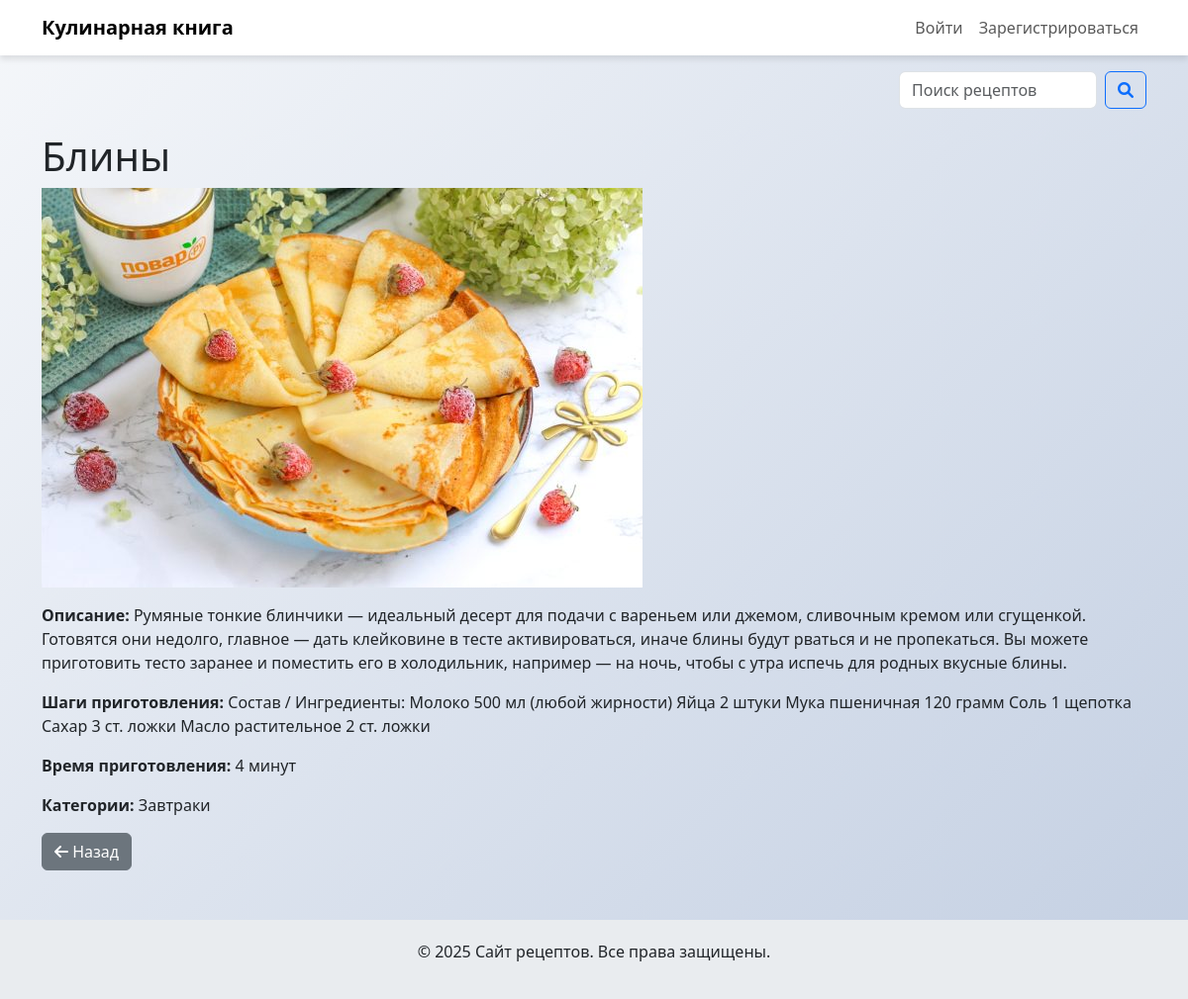
The app's page /recipe/2/ with its own data.
### recipes/models.py (models this page shows, shortened)
class Recipe(models.Model):
    title = models.CharField(max_length=200)
    description = models.TextField()
    steps = models.TextField()
    cooking_time = models.PositiveIntegerField(help_text="Время приготовления в минутах")
    image = models.ImageField(upload_to='recipes/')
    author = models.ForeignKey(User, on_delete=models.CASCADE)
    categories = models.ManyToManyField(Category, related_name='recipes')

class Category(models.Model):
    name = models.CharField(max_length=100)

### recipes/views.py (the view)
# urls.py: path('recipe/<int:pk>/', views.recipe_detail, name='recipe_detail'),  # Маршрут для деталей рецепта
def recipe_detail(request, pk):
    recipe = get_object_or_404(Recipe, pk=pk)
    return render(request, 'recipes/recipe_detail.html', {'recipe': recipe})

### recipes/templates/recipes/recipe_detail.html (shortened to what this page needs)
{% extends 'recipes/base.html' %}
{% block content %}
    <h1>{{ recipe.title }}</h1>
    <img src="{{ recipe.image.url }}" class="img-fluid mb-3" alt="{{ recipe.title }}">
    <p><strong>Описание:</strong> {{ recipe.description }}</p>
    <p><strong>Шаги приготовления:</strong> {{ recipe.steps }}</p>
    <p><strong>Время приготовления:</strong> {{ recipe.cooking_time }} минут</p>
    <p><strong>Категории:</strong>
        {% for category in recipe.categories.all %}
            {{ category.name }}
        {% endfor %}
    </p>
    <div class="d-flex gap-2">
        <a href="{% url 'home' %}" class="btn btn-secondary">
            <i class="fas fa-arrow-left"></i> Назад
        </a>
    </div>
{% endblock %}

### recipes/templates/recipes/base.html (style rules this page uses)
body { background: linear-gradient(135deg, #f5f7fa, #c3cfe2); }

### records on screen
Recipe: title "Блины", image (picture), description "Румяные тонкие блинчики — идеальный десерт для подачи с вареньем или джемом, сливочным кремом или сгущенкой. Готовятся они недолго, главное — дать клейковине в тесте активироваться, иначе блины будут рваться и не пропекаться. Вы можете приготовить тесто заранее и поместить его в холодильник, например — на ночь, чтобы с утра испечь для родных вкусные блины.", steps "Состав / Ингредиенты: Молоко 500 мл (любой жирности) Яйца 2 штуки Мука пшеничная 120 грамм Соль 1 щепотка Сахар 3 ст. ложки Масло растительное 2 ст. ложки", cooking_time "4"
Category: name "Завтраки"
